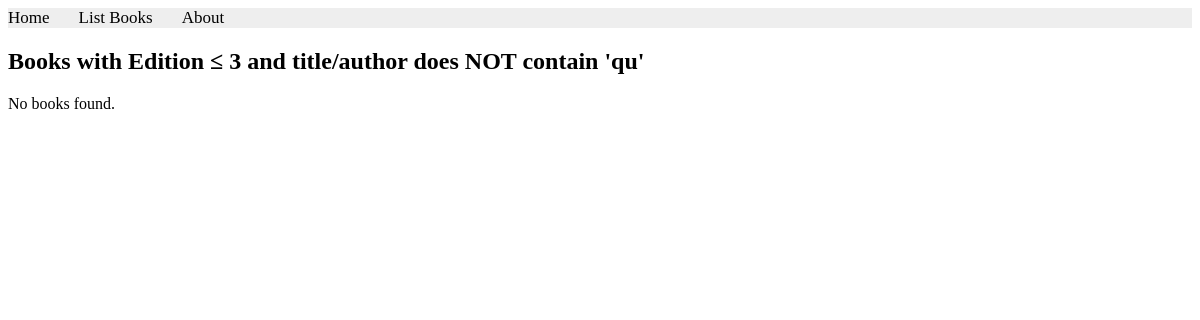
Page /books/lab8/task3/ on the earlier database version.
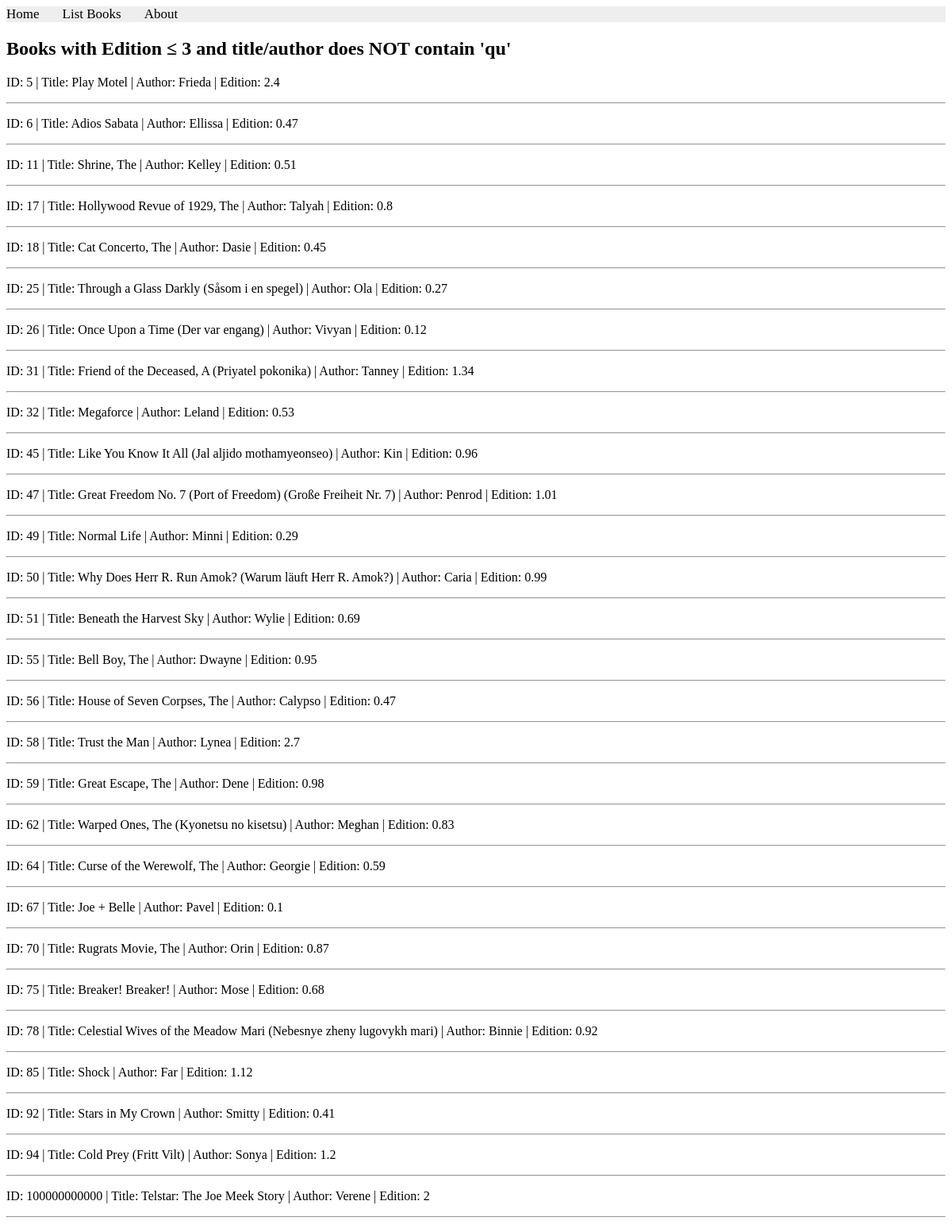
Same page on the later database version.
### apps/bookmodule/models.py (models this page shows)
class Book(models.Model):
    title = models.CharField(max_length = 50)
    author = models.CharField(max_length = 50)
    price = models.FloatField(default = 0.0)
    edition = models.SmallIntegerField(default = 1)

### apps/bookmodule/views.py (the view)
# urls.py: path('lab8/task3/', views.lab8_task3, name='books.lab8_task3'),
def lab8_task3(request):
    books = Book.objects.filter(
        ~Q(edition__gt=3) & ~(Q(title__icontains='qu') | Q(author__icontains='qu'))
    )
    return render(request, 'bookmodule/lab8_task3.html', {'books': books})

### apps/templates/bookmodule/lab8_task3.html (shortened to what this page needs)
{% extends "layouts/base.html" %}
{% block content %}
<h2>Books with Edition ≤ 3 and title/author does NOT contain 'qu'</h2>
{% for book in books %}
    <p>ID: {{ book.id }} | Title: {{ book.title }} | Author: {{ book.author }} | Edition: {{ book.edition }}</p>
    <hr>
{% empty %}
    <p>No books found.</p>
{% endfor %}
{% endblock content %}

### apps/templates/layouts/base.html (shortened to what this page needs)
<!DOCTYPE html>
<html>
{% load static %}
<head>
<link rel="stylesheet" href="https://cdnjs.cloudflare.com/ajax/libs/font-
awesome/4.7.0/css/font-awesome.min.css">
<link rel="stylesheet" href="{% static 'styles.css' %}">
</head>
<body>
{% include "includes/header.html" %}
{% block content %} {% endblock content %}
</body>
</html>

### apps/templates/includes/header.html
{% with request.resolver_match.url_name as url_name %}
<div class="topnav">
<a href="{% url "books.index" %}">Home</a>
<a href="{% url "books.list_books" %}">List Books</a>
<a href="{% url "books.aboutus" %}">About</a>
</div>
{% endwith %}

### apps/static/styles.css (style rules this page uses)
.topnav { background-color: #eeeeee; width: 100%; }
.topnav a { color: #000000; text-align: center; margin-right: 25px; text-decoration: none; font-size: 17px; }

Differences in the rows shown:
added Book: id "5", title "Play Motel", author "Frieda", edition "2.4"
added Book: id "6", title "Adios Sabata", author "Ellissa", edition "0.47"
added Book: id "11", title "Shrine, The", author "Kelley", edition "0.51"
added Book: id "17", title "Hollywood Revue of 1929, The", author "Talyah", edition "0.8"
added Book: id "18", title "Cat Concerto, The", author "Dasie", edition "0.45"
added Book: id "25", title "Through a Glass Darkly (Såsom i en spegel)", author "Ola", edition "0.27"
added Book: id "26", title "Once Upon a Time (Der var engang)", author "Vivyan", edition "0.12"
added Book: id "31", title "Friend of the Deceased, A (Priyatel pokonika)", author "Tanney", edition "1.34"
added Book: id "32", title "Megaforce", author "Leland", edition "0.53"
added Book: id "45", title "Like You Know It All (Jal aljido mothamyeonseo)", author "Kin", edition "0.96"
added Book: id "47", title "Great Freedom No. 7 (Port of Freedom) (Große Freiheit Nr. 7)", author "Penrod", edition "1.01"
added Book: id "49", title "Normal Life", author "Minni", edition "0.29"
added Book: id "50", title "Why Does Herr R. Run Amok? (Warum läuft Herr R. Amok?)", author "Caria", edition "0.99"
added Book: id "51", title "Beneath the Harvest Sky", author "Wylie", edition "0.69"
added Book: id "55", title "Bell Boy, The", author "Dwayne", edition "0.95"
added Book: id "56", title "House of Seven Corpses, The", author "Calypso", edition "0.47"
added Book: id "58", title "Trust the Man", author "Lynea", edition "2.7"
added Book: id "59", title "Great Escape, The", author "Dene", edition "0.98"
added Book: id "62", title "Warped Ones, The (Kyonetsu no kisetsu)", author "Meghan", edition "0.83"
added Book: id "64", title "Curse of the Werewolf, The", author "Georgie", edition "0.59"
added Book: id "67", title "Joe + Belle", author "Pavel", edition "0.1"
added Book: id "70", title "Rugrats Movie, The", author "Orin", edition "0.87"
added Book: id "75", title "Breaker! Breaker!", author "Mose", edition "0.68"
added Book: id "78", title "Celestial Wives of the Meadow Mari (Nebesnye zheny lugovykh mari)", author "Binnie", edition "0.92"
added Book: id "85", title "Shock", author "Far", edition "1.12"
added Book: id "92", title "Stars in My Crown", author "Smitty", edition "0.41"
added Book: id "94", title "Cold Prey (Fritt Vilt)", author "Sonya", edition "1.2"
added Book: id "100000000000", title "Telstar: The Joe Meek Story", author "Verene", edition "2"
Other differences:
text no longer shown: "No books found."
